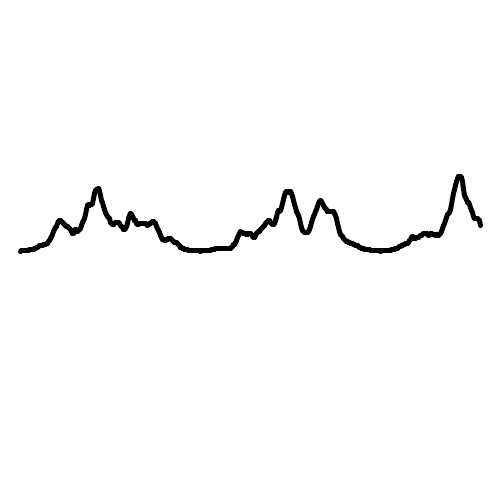
Frame 1 (no input)
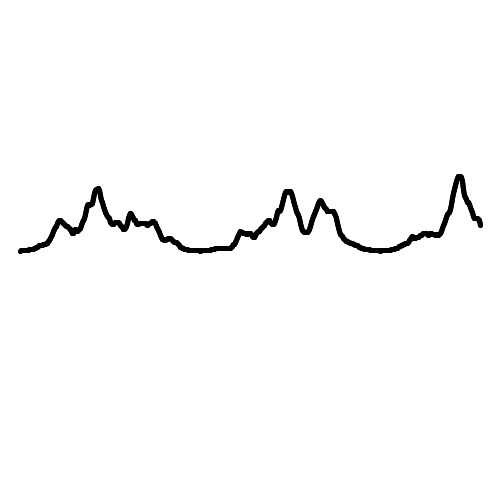
Frame 2 (the mouse pressed at the canvas centre, redrawn once)

The Processing sketch that drew these frames (run headless with seeded random() and noise(); the mouse was pressed at the canvas centre and the sketch redrawn once):

// Processing sketch: processing_44048
// ── processing_44048.pde



void setup() {
  size(500, 500);
  background(255);
  strokeWeight(5);
  smooth();
  noLoop();
}



void draw() {
 float xstep = 1;
float lastx = -999;
float lasty = -999;
float angle = 0;
float y = height/2;
for (int x=20; x<=480; x+=xstep) {
float rad = radians(angle);
y = height/2 + (1-(pow(sin(rad), 2) * noise(rad*3)*100));
if (lastx > -999) {
line(x, y, lastx, lasty);
}
lastx = x;
lasty = y;
angle++;
}
}
